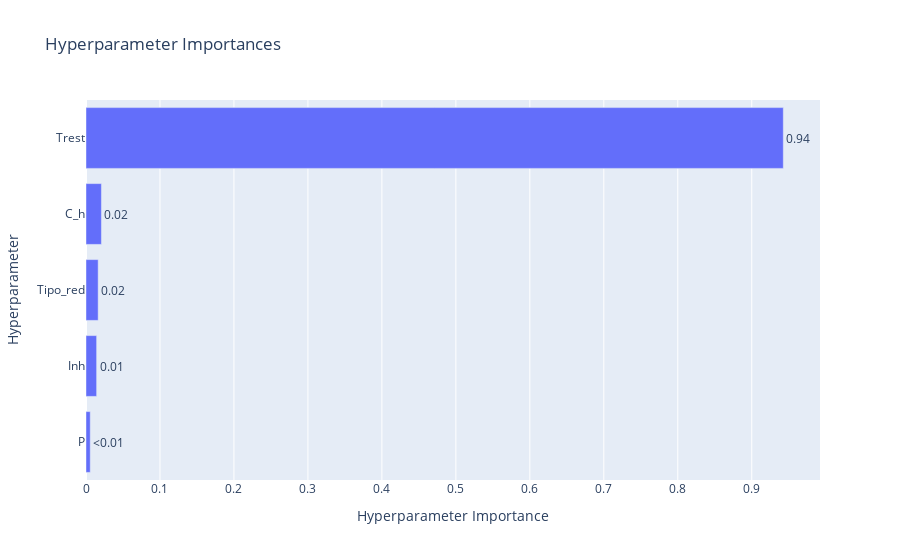

Source (notebook cell):
### Code cell
vis.plot_param_importances(study)

### Figure 1 — Plotly figure (JSON) as saved in the notebook; plotly's stock layout.template omitted (floating-point values rounded to 4 significant figures)
{"data": [{"cliponaxis": false, "hovertemplate": ["P (FloatDistribution): 0.005725243493099632<extra></extra>", "Inh (FloatDistribution): 0.014369243355488857<extra></extra>", "Tipo_red (IntDistribution): 0.01643740569767122<extra></extra>", "C_h (FloatDistribution): 0.020829824009281486<extra></extra>", "Trest (FloatDistribution): 0.9426382834444589<extra></extra>"], "name": "Objective Value", "orientation": "h", "text": ["<0.01", "0.01", "0.02", "0.02", "0.94"], "textposition": "outside", "type": "bar", "x": [0.005725, 0.01437, 0.01644, 0.02083, 0.9426], "y": ["P", "Inh", "Tipo_red", "C_h", "Trest"]}], "layout": {"title": {"text": "Hyperparameter Importances"}, "xaxis": {"title": {"text": "Hyperparameter Importance"}}, "yaxis": {"title": {"text": "Hyperparameter"}}}}
